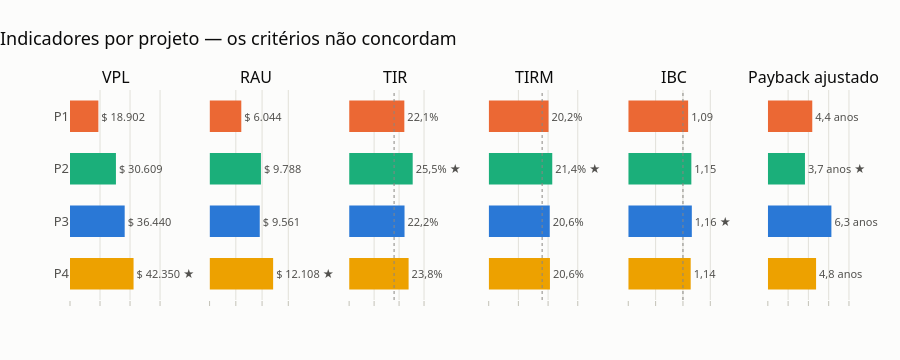

Notebook code cell kept with this figure:
### Code cell
fig = viz.grafico_painel_indicadores(tab, colunas=["vpl", "rau", "tir", "tirm", "ibc", "payback_descontado"], referencias={"tir": K, "tirm": K, "ibc": 1.0},
                                     titulo="Indicadores por projeto — os critérios não concordam")
viz.exportar(fig, f"{SAIDA}/painel_indicadores")
fig

### Figure 1 — Plotly figure (JSON) as saved in the notebook; plotly's stock layout.template omitted (floating-point values rounded to 4 significant figures)
{"data": [{"cliponaxis": false, "hovertemplate": "%{y}: %{text}<extra></extra>", "marker": {"color": ["#eda100", "#2a78d6", "#1baf7a", "#eb6834"], "line": {"width": 0}}, "orientation": "h", "showlegend": false, "text": ["$ 42.350 ★", "$ 36.440", "$ 30.609", "$ 18.902"], "textfont": {"color": "#52514e", "size": 11}, "textposition": "outside", "type": "bar", "width": 0.6, "x": [42350.0, 36440.0, 30610.0, 18900.0], "xaxis": "x", "y": ["P4", "P3", "P2", "P1"], "yaxis": "y"}, {"cliponaxis": false, "hovertemplate": "%{y}: %{text}<extra></extra>", "marker": {"color": ["#eda100", "#2a78d6", "#1baf7a", "#eb6834"], "line": {"width": 0}}, "orientation": "h", "showlegend": false, "text": ["$ 12.108 ★", "$ 9.561", "$ 9.788", "$ 6.044"], "textfont": {"color": "#52514e", "size": 11}, "textposition": "outside", "type": "bar", "width": 0.6, "x": [12110.0, 9561.0, 9788.0, 6044.0], "xaxis": "x2", "y": ["P4", "P3", "P2", "P1"], "yaxis": "y2"}, {"cliponaxis": false, "hovertemplate": "%{y}: %{text}<extra></extra>", "marker": {"color": ["#eda100", "#2a78d6", "#1baf7a", "#eb6834"], "line": {"width": 0}}, "orientation": "h", "showlegend": false, "text": ["23,8%", "22,2%", "25,5% ★", "22,1%"], "textfont": {"color": "#52514e", "size": 11}, "textposition": "outside", "type": "bar", "width": 0.6, "x": [0.2382, 0.2219, 0.2546, 0.2211], "xaxis": "x3", "y": ["P4", "P3", "P2", "P1"], "yaxis": "y3"}, {"cliponaxis": false, "hovertemplate": "%{y}: %{text}<extra></extra>", "marker": {"color": ["#eda100", "#2a78d6", "#1baf7a", "#eb6834"], "line": {"width": 0}}, "orientation": "h", "showlegend": false, "text": ["20,6%", "20,6%", "21,4% ★", "20,2%"], "textfont": {"color": "#52514e", "size": 11}, "textposition": "outside", "type": "bar", "width": 0.6, "x": [0.2063, 0.2056, 0.2141, 0.2015], "xaxis": "x4", "y": ["P4", "P3", "P2", "P1"], "yaxis": "y4"}, {"cliponaxis": false, "hovertemplate": "%{y}: %{text}<extra></extra>", "marker": {"color": ["#eda100", "#2a78d6", "#1baf7a", "#eb6834"], "line": {"width": 0}}, "orientation": "h", "showlegend": false, "text": ["1,14", "1,16 ★", "1,15", "1,09"], "textfont": {"color": "#52514e", "size": 11}, "textposition": "outside", "type": "bar", "width": 0.6, "x": [1.141, 1.162, 1.153, 1.095], "xaxis": "x5", "y": ["P4", "P3", "P2", "P1"], "yaxis": "y5"}, {"cliponaxis": false, "hovertemplate": "%{y}: %{text}<extra></extra>", "marker": {"color": ["#eda100", "#2a78d6", "#1baf7a", "#eb6834"], "line": {"width": 0}}, "orientation": "h", "showlegend": false, "text": ["4,8 anos", "6,3 anos", "3,7 anos ★", "4,4 anos"], "textfont": {"color": "#52514e", "size": 11}, "textposition": "outside", "type": "bar", "width": 0.6, "x": [4.757, 6.268, 3.661, 4.382], "xaxis": "x6", "y": ["P4", "P3", "P2", "P1"], "yaxis": "y6"}], "layout": {"annotations": [{"font": {"size": 16}, "showarrow": false, "text": "VPL", "x": 0.05833, "xanchor": "center", "xref": "paper", "y": 1.0, "yanchor": "bottom", "yref": "paper"}, {"font": {"size": 16}, "showarrow": false, "text": "RAU", "x": 0.235, "xanchor": "center", "xref": "paper", "y": 1.0, "yanchor": "bottom", "yref": "paper"}, {"font": {"size": 16}, "showarrow": false, "text": "TIR", "x": 0.4117, "xanchor": "center", "xref": "paper", "y": 1.0, "yanchor": "bottom", "yref": "paper"}, {"font": {"size": 16}, "showarrow": false, "text": "TIRM", "x": 0.5883, "xanchor": "center", "xref": "paper", "y": 1.0, "yanchor": "bottom", "yref": "paper"}, {"font": {"size": 16}, "showarrow": false, "text": "IBC", "x": 0.765, "xanchor": "center", "xref": "paper", "y": 1.0, "yanchor": "bottom", "yref": "paper"}, {"font": {"size": 16}, "showarrow": false, "text": "Payback ajustado", "x": 0.9417, "xanchor": "center", "xref": "paper", "y": 1.0, "yanchor": "bottom", "yref": "paper"}], "height": 360, "margin": {"r": 40, "t": 90}, "shapes": [{"line": {"color": "#898781", "dash": "dot", "width": 1}, "type": "line", "x0": 0.18, "x1": 0.18, "xref": "x3", "y0": 0, "y1": 1, "yref": "y3 domain"}, {"line": {"color": "#898781", "dash": "dot", "width": 1}, "type": "line", "x0": 0.18, "x1": 0.18, "xref": "x4", "y0": 0, "y1": 1, "yref": "y4 domain"}, {"line": {"color": "#898781", "dash": "dot", "width": 1}, "type": "line", "x0": 1.0, "x1": 1.0, "xref": "x5", "y0": 0, "y1": 1, "yref": "y5 domain"}], "title": {"text": "Indicadores por projeto — os critérios não concordam"}, "xaxis": {"anchor": "y", "domain": [0.0, 0.1167], "gridcolor": "#e1e0d9", "range": [0.0, 61410.0], "showgrid": true, "showticklabels": false}, "xaxis2": {"anchor": "y2", "domain": [0.1767, 0.2933], "gridcolor": "#e1e0d9", "range": [0.0, 17560.0], "showgrid": true, "showticklabels": false}, "xaxis3": {"anchor": "y3", "domain": [0.3533, 0.47], "gridcolor": "#e1e0d9", "range": [0.0, 0.3691], "showgrid": true, "showticklabels": false, "tickformat": ".0%"}, "xaxis4": {"anchor": "y4", "domain": [0.53, 0.6467], "gridcolor": "#e1e0d9", "range": [0.0, 0.3104], "showgrid": true, "showticklabels": false, "tickformat": ".0%"}, "xaxis5": {"anchor": "y5", "domain": [0.7067, 0.8233], "gridcolor": "#e1e0d9", "range": [0.0, 1.685], "showgrid": true, "showticklabels": false}, "xaxis6": {"anchor": "y6", "domain": [0.8833, 1.0], "gridcolor": "#e1e0d9", "range": [0.0, 9.088], "showgrid": true, "showticklabels": false}, "yaxis": {"anchor": "x", "domain": [0.0, 1.0], "showgrid": false, "showticklabels": true, "zeroline": false}, "yaxis2": {"anchor": "x2", "domain": [0.0, 1.0], "showgrid": false, "showticklabels": false, "zeroline": false}, "yaxis3": {"anchor": "x3", "domain": [0.0, 1.0], "showgrid": false, "showticklabels": false, "zeroline": false}, "yaxis4": {"anchor": "x4", "domain": [0.0, 1.0], "showgrid": false, "showticklabels": false, "zeroline": false}, "yaxis5": {"anchor": "x5", "domain": [0.0, 1.0], "showgrid": false, "showticklabels": false, "zeroline": false}, "yaxis6": {"anchor": "x6", "domain": [0.0, 1.0], "showgrid": false, "showticklabels": false, "zeroline": false}}}
